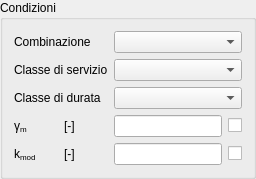
        <widget class="QGroupBox" name="LoadDataParamGBox">
         <property name="title">
          <string>Condizioni</string>
         </property>
         <layout class="QGridLayout" name="gridLayout_11">
          <item row="0" column="0" colspan="2">
           <widget class="QLabelRichName" name="LSTypeLabel">
            <property name="text">
             <string>Combinazione</string>
            </property>
           </widget>
          </item>
          <item row="0" column="2" colspan="2">
           <widget class="QComboBoxEnum" name="LSTypeComboBox"/>
          </item>
          <item row="1" column="0" colspan="2">
           <widget class="QLabelRichName" name="serviceClassLabel">
            <property name="text">
             <string>Classe di servizio</string>
            </property>
           </widget>
          </item>
          <item row="1" column="2" colspan="2">
           <widget class="QComboBoxEnum" name="serviceClassComboBox"/>
          </item>
          <item row="2" column="0" colspan="2">
           <widget class="QLabelRichName" name="durationClassLabel">
            <property name="text">
             <string>Classe di durata</string>
            </property>
           </widget>
          </item>
          <item row="2" column="2" colspan="2">
           <widget class="QComboBoxEnum" name="durationClassComboBox"/>
          </item>
          <item row="3" column="0">
           <widget class="QLabelRichName" name="gammaMLabel">
            <property name="text">
             <string>&lt;!DOCTYPE HTML PUBLIC &quot;-//W3C//DTD HTML 4.0//EN&quot; &quot;http://www.w3.org/TR/REC-html40/strict.dtd&quot;&gt;
&lt;html&gt;&lt;head&gt;&lt;meta name=&quot;qrichtext&quot; content=&quot;1&quot; /&gt;&lt;/head&gt;
&lt;body&gt;
γ&lt;span style=&quot; vertical-align:sub;&quot;&gt;m&lt;/span&gt;
&lt;/body&gt;&lt;/html&gt;</string>
            </property>
           </widget>
          </item>
          <item row="3" column="1">
           <widget class="QLabelUnitMeasure" name="gammaMUMLabel">
            <property name="text">
             <string>[-]</string>
            </property>
           </widget>
          </item>
          <item row="3" column="2">
           <widget class="QLineEditValue" name="gammaMLEdit"/>
          </item>
          <item row="3" column="3">
           <widget class="QCheckBoxReadOnly" name="gammaMCheckBox">
            <property name="text">
             <string/>
            </property>
           </widget>
          </item>
          <item row="4" column="0">
           <widget class="QLabelRichName" name="kmodLabel">
            <property name="text">
             <string>&lt;!DOCTYPE HTML PUBLIC &quot;-//W3C//DTD HTML 4.0//EN&quot; &quot;http://www.w3.org/TR/REC-html40/strict.dtd&quot;&gt;
&lt;html&gt;&lt;head&gt;&lt;meta name=&quot;qrichtext&quot; content=&quot;1&quot; /&gt;&lt;/head&gt;
&lt;body&gt;
k&lt;span style=&quot; vertical-align:sub;&quot;&gt;mod&lt;/span&gt;
&lt;/body&gt;&lt;/html&gt;</string>
            </property>
           </widget>
          </item>
          <item row="4" column="1">
           <widget class="QLabelUnitMeasure" name="kmodUMLabel">
            <property name="text">
             <string>[-]</string>
            </property>
           </widget>
          </item>
          <item row="4" column="2">
           <widget class="QLineEditValue" name="kmodLEdit"/>
          </item>
          <item row="4" column="3">
           <widget class="QCheckBoxReadOnly" name="kmodCheckBox">
            <property name="text">
             <string/>
            </property>
           </widget>
          </item>
         </layout>
        </widget>
